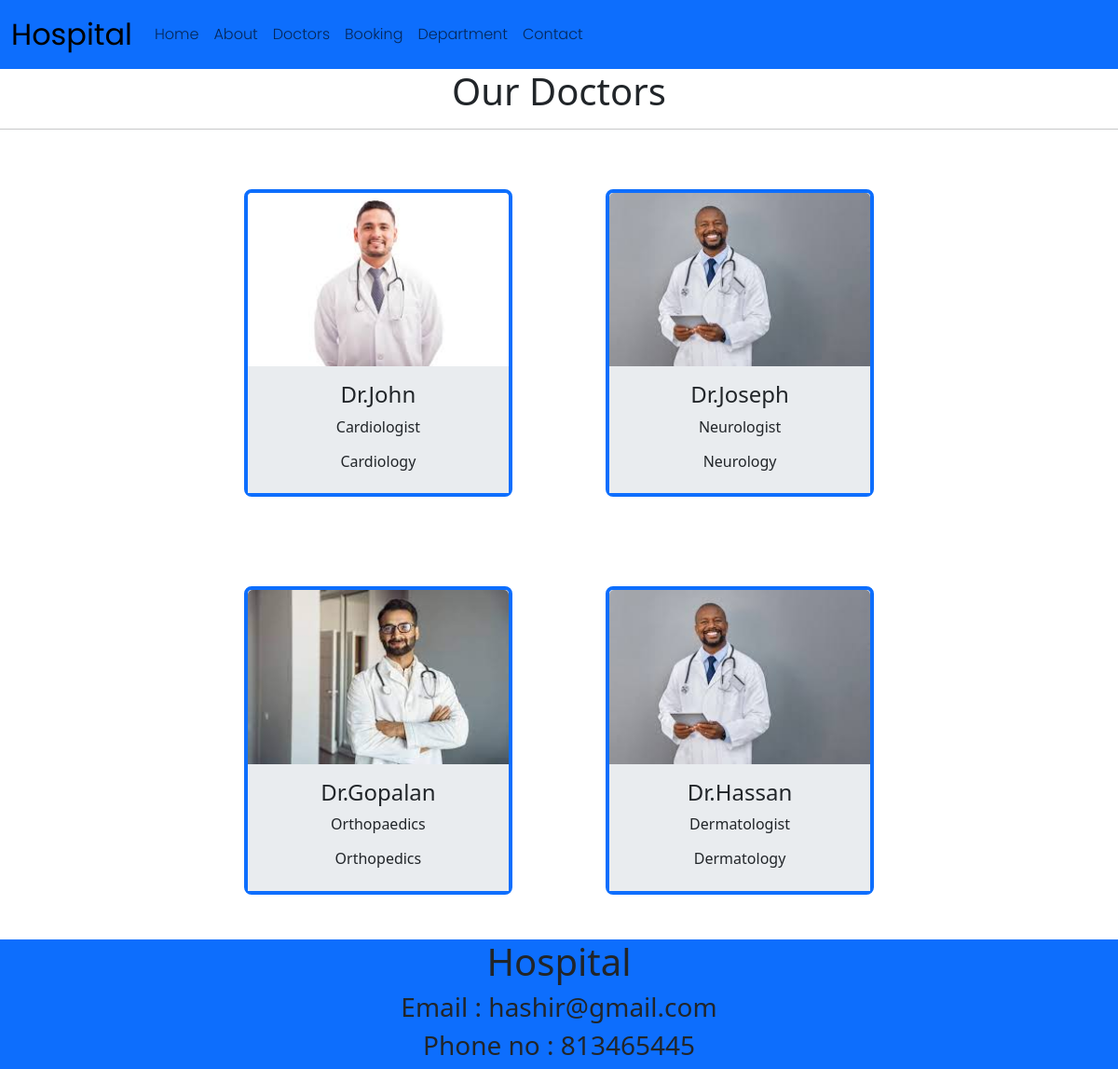
The app's page /doctors/ with its own data.
### App/models.py (models this page shows, shortened)
class Doctors(models.Model):
    doc_name = models.CharField(max_length=100)
    doc_spec = models.CharField(max_length=100)
    dep_name = models.ForeignKey(Department,on_delete=models.CASCADE)
    doc_image = models.ImageField(upload_to='doctors')

class Department(models.Model):
    dep_name = models.CharField(max_length=100)
    dep_description = models.TextField()
    def __str__(self):
        return self.dep_name

### App/views.py (the view)
# urls.py: path('doctors/',views.doctors,name="doctors"),
def doctors(request):
    dict_doc = {
        'doctors': Doctors.objects.all()
    }
    return render(request,'doctors.html',dict_doc)

### App/templates/doctors.html (shortened to what this page needs)
{% extends 'base.html' %}
{% load static %}
{% block content %}
    <h1 class="text-center">Our Doctors</h1><hr>
    <div class="container text-center">
        {% for d in doctors %}
        <div class="card m-5 rounded-3 border border-4 border-primary" style="width: 18rem;display: inline-block;">
            <img src="{{d.doc_image.url}}" class="card-img-top" alt="...">
            <div class="card-body text-center bg-body-secondary">
              <h4 class="card-title">Dr.{{d.doc_name}}</h4>
              <p class="card-text">{{d.doc_spec}}</p>
              <h6>{{d.dep_name}}</h6>
            </div>
        </div>
        {% endfor %}
    </div>
{% endblock %}

### App/templates/base.html (shortened to what this page needs)
{% load static %}
<!DOCTYPE html>
<html lang="en">
<head>
    <link rel="stylesheet" href="https://cdn.jsdelivr.net/npm/bootstrap-icons@1.11.1/font/bootstrap-icons.css">
    <link href="https://cdn.jsdelivr.net/npm/bootstrap@5.3.2/dist/css/bootstrap.min.css" rel="stylesheet">
    <link rel="stylesheet"href="https://use.fontawesome.com/releases/v5.2.0/css/all.css">
    <link rel="stylesheet" href="{% static '/css/style.css' %}">
</head>
<body>
    <nav class="navbar navbar-expand-lg bg-primary">
        <div class="container-fluid">
          <a class="navbar-brand fs-2" href="{% url 'home' %}">Hospital</a>
          <div class="collapse navbar-collapse" id="navbarNav">
            <ul class="navbar-nav">
              <li class="nav-item">
                <a class="nav-link" aria-current="page" href="{% url 'home' %}">Home</a>
              </li>
              <li class="nav-item">
                <a class="nav-link" href="{% url 'about' %}">About</a>
              </li>
              <li class="nav-item">
                <a class="nav-link" href="{% url 'doctors' %}">Doctors</a>
              </li>
              <li class="nav-item">
                <a class="nav-link" href="{% url 'booking' %}">Booking</a>
              </li>
              <li class="nav-item">
                <a class="nav-link" href="{% url 'department' %}">Department</a>
              </li>
              <li class="nav-item">
                <a class="nav-link" href="{% url 'contact' %}"> Contact</a>
              </li>
            </ul>
          </div>
        </div>
      </nav>
      {% block content %}
      {% endblock %}
      <div class="container-fluid bg-primary ">
        <div class="row text-center ">
            <div class="card-body">
                <h1>Hospital</h1>
                <h3>Email : hashir@gmail.com</h3>
                <h3>Phone no : 813465445</h3>
            </div>
          </div>
      </div>
</body>
</html>

### App/static/css/style.css (style rules this page uses)
.navbar { font-family: 'Poppins', sans-serif; }
.nav-item a { font-family: 'Poppins', sans-serif; font-weight: 300; display: flex; gap: 70px; }

### records on screen
Doctors: doc_image (picture), doc_name "John", doc_spec "Cardiologist", dep_name "Cardiology"
Doctors: doc_image (picture), doc_name "Joseph", doc_spec "Neurologist", dep_name "Neurology"
Doctors: doc_image (picture), doc_name "Gopalan", doc_spec "Orthopaedics", dep_name "Orthopedics"
Doctors: doc_image (picture), doc_name "Hassan", doc_spec "Dermatologist", dep_name "Dermatology"
